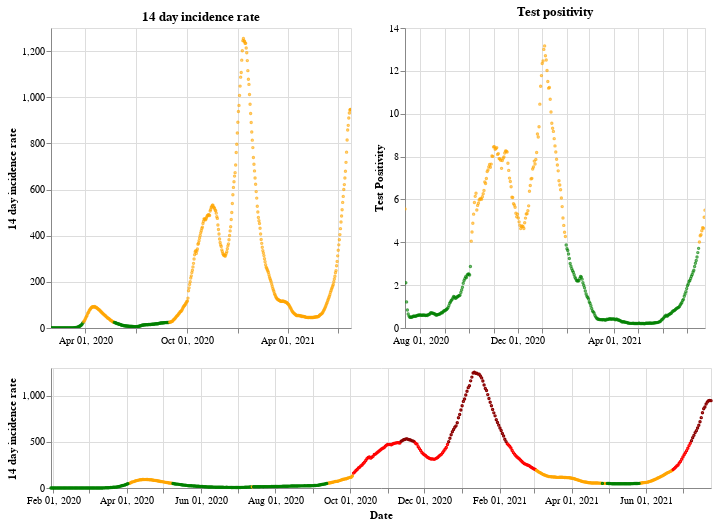

Notebook source saved alongside this figure:
### Markdown cell above
## England

### Code cell
plot_traffic_light('England')

### Figure 1 — Vega-Lite specification as saved in the notebook (floating-point values rounded to 4 significant figures; data arrays with more than 128 entries replaced by an {"elided": "..."} marker saying what was removed)
{"config": {"view": {"continuousWidth": 400, "continuousHeight": 300}}, "vconcat": [{"hconcat": [{"mark": {"type": "point", "size": 2}, "encoding": {"color": {"condition": {"value": "green", "test": "(datum.twoWeeklyCasesRate <= 25)"}, "value": "orange"}, "tooltip": [{"type": "nominal", "field": "areaName"}, {"type": "temporal", "field": "date"}, {"type": "quantitative", "field": "twoWeeklyCasesRate"}, {"type": "quantitative", "field": "testPositivity"}], "x": {"type": "temporal", "axis": {"title": ""}, "field": "date", "scale": {"domain": {"selection": "DateBrush"}}, "timeUnit": "yearmonthdate"}, "y": {"type": "quantitative", "axis": {"title": "14 day incidence rate"}, "field": "twoWeeklyCasesRate"}}, "title": "14 day incidence rate", "width": 300}, {"mark": {"type": "point", "size": 2}, "encoding": {"color": {"condition": {"value": "green", "test": "(datum.testPositivity <= 4)"}, "value": "orange"}, "tooltip": [{"type": "nominal", "field": "areaName"}, {"type": "temporal", "field": "date"}, {"type": "quantitative", "field": "twoWeeklyCasesRate"}, {"type": "quantitative", "field": "testPositivity"}], "x": {"type": "temporal", "axis": {"title": ""}, "field": "date", "scale": {"domain": {"selection": "DateBrush"}}, "timeUnit": "yearmonthdate"}, "y": {"type": "quantitative", "axis": {"title": "Test Positivity"}, "field": "testPositivity"}}, "title": "Test positivity", "width": 300}]}, {"layer": [{"mark": {"type": "point", "size": 2}, "encoding": {"color": {"condition": {"value": "orange", "test": "(((datum.testPositivity < 4) && (datum.twoWeeklyCasesRate >= 50)) && (datum.twoWeeklyCasesRate < 200))"}, "value": "red"}, "opacity": {"condition": {"value": 1, "test": "((datum.twoWeeklyCasesRate >= 50) && (datum.twoWeeklyCasesRate < 500))"}, "value": 0}, "tooltip": [{"type": "nominal", "field": "areaName"}, {"type": "temporal", "field": "date"}, {"type": "quantitative", "field": "twoWeeklyCasesRate"}, {"type": "quantitative", "field": "testPositivity"}], "x": {"type": "temporal", "axis": {"title": "Date"}, "field": "date", "timeUnit": "yearmonthdate"}, "y": {"type": "quantitative", "axis": {"title": "14 day incidence rate"}, "field": "twoWeeklyCasesRate"}}, "selection": {"DateBrush": {"type": "interval", "encodings": ["x"], "fields": ["Time"]}}}, {"mark": {"type": "point", "size": 2}, "encoding": {"color": {"value": "darkred"}, "opacity": {"condition": {"value": 1, "test": "(datum.twoWeeklyCasesRate >= 500)"}, "value": 0}, "tooltip": [{"type": "nominal", "field": "areaName"}, {"type": "temporal", "field": "date"}, {"type": "quantitative", "field": "twoWeeklyCasesRate"}, {"type": "quantitative", "field": "testPositivity"}], "x": {"type": "temporal", "axis": {"title": "Date"}, "field": "date", "timeUnit": "yearmonthdate"}, "y": {"type": "quantitative", "axis": {"title": "14 day incidence rate"}, "field": "twoWeeklyCasesRate"}}}, {"mark": {"type": "point", "size": 2}, "encoding": {"color": {"condition": {"value": "green", "test": "((datum.testPositivity < 4) && (datum.twoWeeklyCasesRate < 50))"}, "value": "orange"}, "opacity": {"condition": {"value": 1, "test": "(datum.twoWeeklyCasesRate < 50)"}, "value": 0}, "tooltip": [{"type": "nominal", "field": "areaName"}, {"type": "temporal", "field": "date"}, {"type": "quantitative", "field": "twoWeeklyCasesRate"}, {"type": "quantitative", "field": "testPositivity"}], "x": {"type": "temporal", "axis": {"title": "Date"}, "field": "date", "timeUnit": "yearmonthdate"}, "y": {"type": "quantitative", "axis": {"title": "14 day incidence rate"}, "field": "twoWeeklyCasesRate"}}}], "height": 120, "width": 660}], "data": {"name": "data-3c4b3e5ca5f73b93fc04e326934edbf1"}, "$schema": "https://vega.github.io/schema/vega-lite/v4.8.1.json", "datasets": {"data-3c4b3e5ca5f73b93fc04e326934edbf1": {"elided": "542 records"}}}
